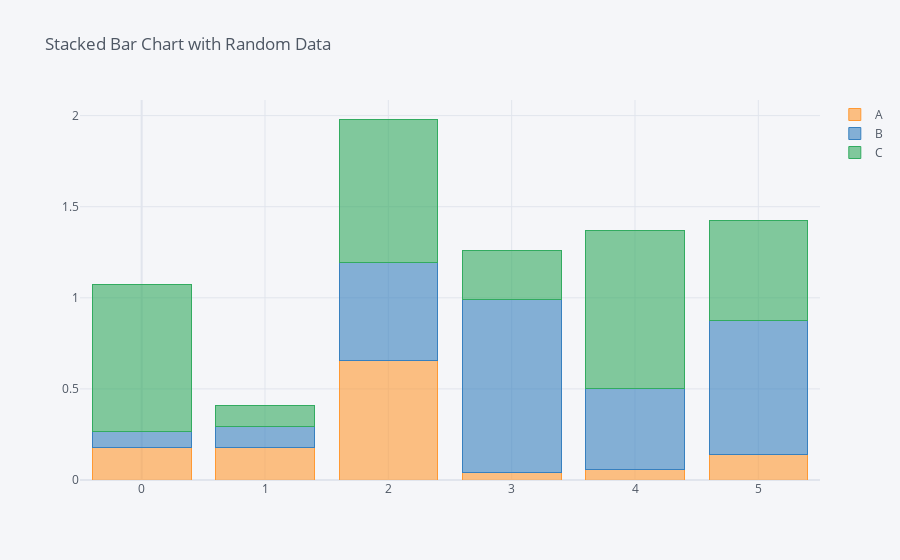

Notebook code cell kept with this figure:
### Code cell
df.iplot(kind='bar', barmode='stack', title='Stacked Bar Chart with Random Data')

### Figure 1 — Plotly figure (JSON) as saved in the notebook; plotly's stock layout.template omitted (floating-point values rounded to 4 significant figures)
{"data": [{"marker": {"color": "rgba(255, 153, 51, 0.6)", "line": {"color": "rgba(255, 153, 51, 1.0)", "width": 1}}, "name": "A", "orientation": "v", "text": "", "type": "bar", "x": [0, 1, 2, 3, 4, 5], "y": [0.1799, 0.1793, 0.6533, 0.04167, 0.06031, 0.1425]}, {"marker": {"color": "rgba(55, 128, 191, 0.6)", "line": {"color": "rgba(55, 128, 191, 1.0)", "width": 1}}, "name": "B", "orientation": "v", "text": "", "type": "bar", "x": [0, 1, 2, 3, 4, 5], "y": [0.08801, 0.1128, 0.5414, 0.9501, 0.4393, 0.7352]}, {"marker": {"color": "rgba(50, 171, 96, 0.6)", "line": {"color": "rgba(50, 171, 96, 1.0)", "width": 1}}, "name": "C", "orientation": "v", "text": "", "type": "bar", "x": [0, 1, 2, 3, 4, 5], "y": [0.8048, 0.1151, 0.7869, 0.2679, 0.8703, 0.5479]}], "layout": {"autosize": true, "barmode": "stack", "legend": {"bgcolor": "#F5F6F9", "font": {"color": "#4D5663"}, "traceorder": "normal"}, "paper_bgcolor": "#F5F6F9", "plot_bgcolor": "#F5F6F9", "title": {"font": {"color": "#4D5663"}, "text": "Stacked Bar Chart with Random Data"}, "xaxis": {"autorange": true, "gridcolor": "#E1E5ED", "range": [-0.5, 5.5], "showgrid": true, "tickfont": {"color": "#4D5663"}, "title": {"font": {"color": "#4D5663"}, "text": ""}, "type": "linear", "zerolinecolor": "#E1E5ED"}, "yaxis": {"autorange": true, "gridcolor": "#E1E5ED", "range": [0, 2.086], "showgrid": true, "tickfont": {"color": "#4D5663"}, "title": {"font": {"color": "#4D5663"}, "text": ""}, "type": "linear", "zerolinecolor": "#E1E5ED"}}}
